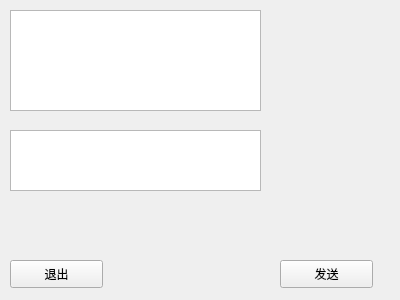
<?xml version="1.0" encoding="UTF-8"?>
<ui version="4.0">
 <class>Widget</class>
 <widget class="QWidget" name="Widget">
  <property name="geometry">
   <rect>
    <x>0</x>
    <y>0</y>
    <width>400</width>
    <height>300</height>
   </rect>
  </property>
  <property name="windowTitle">
   <string>Widget</string>
  </property>
  <widget class="QTextBrowser" name="textBrowser">
   <property name="geometry">
    <rect>
     <x>10</x>
     <y>10</y>
     <width>251</width>
     <height>101</height>
    </rect>
   </property>
  </widget>
  <widget class="QTextEdit" name="textEdit">
   <property name="geometry">
    <rect>
     <x>10</x>
     <y>130</y>
     <width>251</width>
     <height>61</height>
    </rect>
   </property>
  </widget>
  <widget class="QPushButton" name="pushButton">
   <property name="geometry">
    <rect>
     <x>280</x>
     <y>260</y>
     <width>93</width>
     <height>28</height>
    </rect>
   </property>
   <property name="text">
    <string>发送</string>
   </property>
  </widget>
  <widget class="QPushButton" name="pushButton_2">
   <property name="geometry">
    <rect>
     <x>10</x>
     <y>260</y>
     <width>93</width>
     <height>28</height>
    </rect>
   </property>
   <property name="text">
    <string>退出</string>
   </property>
  </widget>
 </widget>
 <layoutdefault spacing="6" margin="11"/>
 <resources/>
 <connections/>
</ui>
